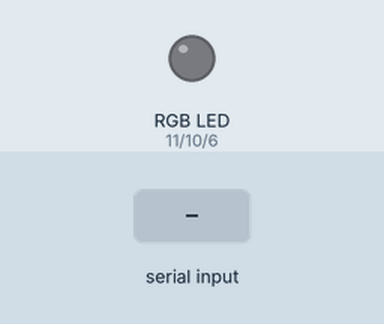
This sketch was run on a simulated Arduino Uno, built with avr-gcc and run on an emulated ATmega328P. Parts: an RGB LED mixed from three pins (HIGH = lit). The inputs (shaded band) are chosen by the test bench. Dim RGB values are drawn brighter than linear.

Above: at 1.2 s.
1.3 s: "90:45:200\n" received over Serial
At 3.3 s:
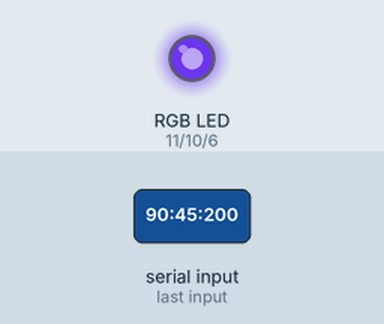
3.8 s: "30:150:10\n" received over Serial
At 5.2 s:
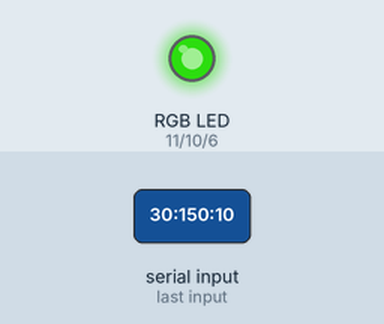
6.3 s: "90:45\n" received over Serial
At 8.3 s:
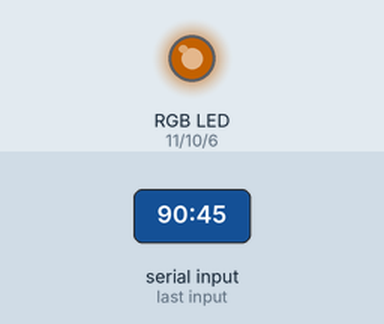
8.7 s: "30:150\n" received over Serial
At 10.1 s:
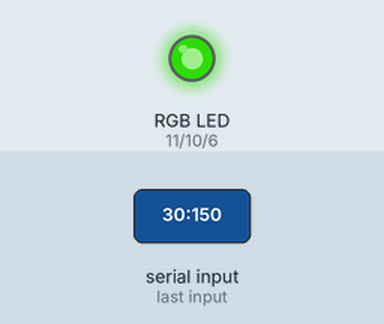
11.1 s: "5\n" received over Serial
At 13.2 s:
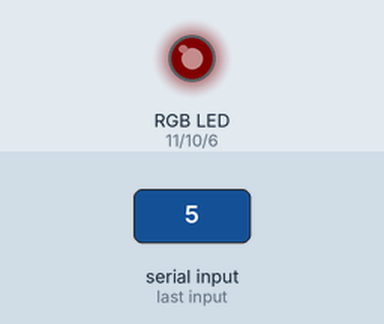
13.6 s: "90\n" received over Serial
At 15.0 s:
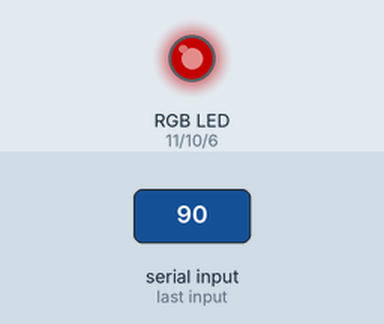
Timing chart, 0 to 16.6 s (numbered marks = the images above; inputs shaded):
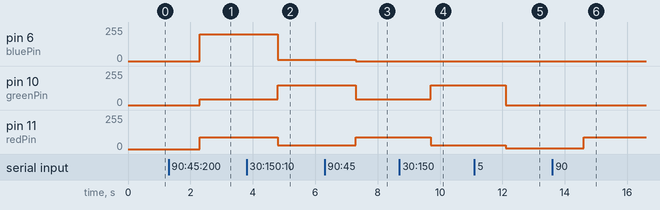

Measured:
- after the input at 1.3 s, pin 6 (bluePin): 0/255 → 200/255 after 1.0 s; pin 10 (greenPin): 0/255 → 45/255 after 1.0 s; pin 11 (redPin): 0/255 → 90/255 after 1.0 s
- after the input at 3.8 s, pin 6 (bluePin): 200/255 → 10/255 after 1.0 s; pin 10 (greenPin): 45/255 → 150/255 after 1.0 s; pin 11 (redPin): 90/255 → 30/255 after 1.0 s
- after the input at 6.3 s, pin 6 (bluePin): 10/255 → 0/255 after 1.0 s; pin 10 (greenPin): 150/255 → 45/255 after 1.0 s; pin 11 (redPin): 30/255 → 90/255 after 1.0 s
- after the input at 8.7 s, pin 10 (greenPin): 45/255 → 150/255 after 1.0 s; pin 11 (redPin): 90/255 → 30/255 after 1.0 s
- after the input at 11.1 s, pin 10 (greenPin): 150/255 → 0/255 after 1.0 s; pin 11 (redPin): 30/255 → 5/255 after 1.0 s
- after the input at 13.6 s, pin 11 (redPin): 5/255 → 90/255 after 1.0 s

The sketch:

arduino.ino
```cpp
int redPin = 11;
int greenPin = 10;
int bluePin = 6;

void setup() {
  // put your setup code here, to run once:
  pinMode(redPin, OUTPUT);
  pinMode(greenPin, OUTPUT);
  pinMode(bluePin, OUTPUT);
  Serial.begin(115200);
}

void loop() {
  // put your main code here, to run repeatedly:
  String usbMessage = Serial.readStringUntil("|");
  if (usbMessage != "") {
      int redColor = getValue(usbMessage, ':', 0).toInt();
      int greenColor = getValue(usbMessage, ':', 1).toInt();
      int blueColor = getValue(usbMessage, ':', 2).toInt();
      analogWrite(redPin, redColor);
      analogWrite(bluePin, blueColor);
      analogWrite(greenPin, greenColor);
      delay(50);
  }
}

String getValue(String data, char separator, int index)
{
    int found = 0;
    int strIndex[] = { 0, -1 };
    int maxIndex = data.length() - 1;

    for (int i = 0; i <= maxIndex && found <= index; i++) {
        if (data.charAt(i) == separator || i == maxIndex) {
            found++;
            strIndex[0] = strIndex[1] + 1;
            strIndex[1] = (i == maxIndex) ? i+1 : i;
        }
    }
    return found > index ? data.substring(strIndex[0], strIndex[1]) : "";
}
```
